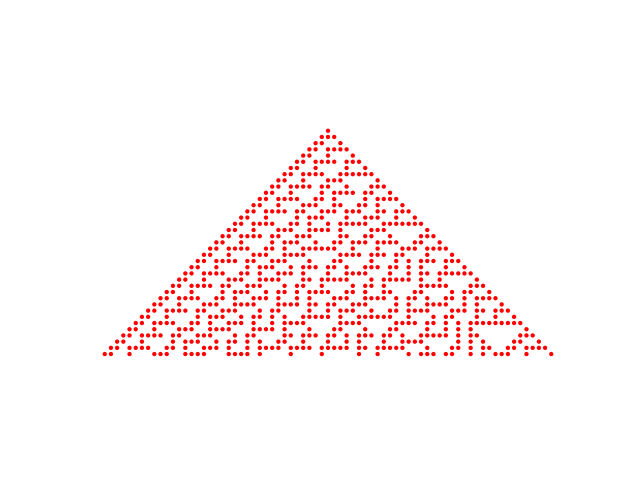

This figure's Python source:
#! /usr/bin/env python3
#
def cellular_automaton ( cell_num, step_num ):

#*****************************************************************************80
#
## cellular_automaton() computes the evolution of a rule #30 cellular automaton.
#
#  Discussion:
#
#    Given an initial linear array of 0's and 1's, rule 30 produces a new
#    array using the rules:
#
#      111  110  101  100  011  010  001  000
#       V    V    V    V    V    V    V    V
#       0    0    0    1    1    1    1    0     
#
#    Note that there are 256 = 2^8 possible ways to fill in this output
#    chart, and that rule 30 gets its index by the fact that
#    (0,0,0,1,1,1,1,0) can be interpreted as the binary representation of 30.
#
#    For instance, if the current values of x[4), x[5) and x[6) are
#    0, 1 and 1, respectively, then the new value of x[5) will be 1.
#
#    The first and last entries of the array must be treated specially, since
#    they don't have a left or right neighbor.  One simple treatment is 
#    to assume that there are phantom neighbors whose values are both 0.
#    Another is to enforce periodic boundary conditions.
#
#  Licensing:
#
#    This code is distributed under the MIT license.
#
#  Modified:
#
#    06 December 2022
#
#  Author:
#
#    John Burkardt
#
#  Reference:
#
#    Stephen Wolfram,
#    A New Kind of Science,
#    Wolfram Media, 2002,
#    ISBN13: 978-1579550080,
#    LC: QA267.5.C45.W67.
#
#  Input:
#
#    integer cell_num: the number of cells.
#
#    integer step_num: the number of steps.
#
#  Output:
#
#    integer x[step_num+1,cell_num): the cellular data.
#
  import numpy as np
#
#  Compute the entire X array.
#
  x = np.zeros ( [ step_num + 1, cell_num ], dtype = int  )
#
#  Set the initial condition in row 1.
#
  mid = ( cell_num - 1 ) // 2
  x[0,mid] = 1
#
#  Compute rows 2 through step_num+1 by applying rule 30.
#
  for i in range ( 1, step_num + 1 ):

    for j in range ( 1, cell_num - 1 ):

      if ( ( x[i-1,j-1] == 0 and x[i-1,j] == 0 and x[i-1,j+1] == 1 ) or \
           ( x[i-1,j-1] == 0 and x[i-1,j] == 1 and x[i-1,j+1] == 0 ) or \
           ( x[i-1,j-1] == 0 and x[i-1,j] == 1 and x[i-1,j+1] == 1 ) or \
           ( x[i-1,j-1] == 1 and x[i-1,j] == 0 and x[i-1,j+1] == 0 ) ):
        x[i,j] = 1

  return x

def cellular_automaton_plot ( cell_num, step_num, x ):

#*****************************************************************************80
#
## cellular_automaton_plot() plots the evolution of the rule #30 cellular automaton.
#
#  Discussion:
#
#    Given an initial linear array of 0's and 1's, rule 30 produces a new
#    array using the rules:
#
#      111  110  101  100  011  010  001  000
#       V    V    V    V    V    V    V    V
#       0    0    0    1    1    1    1    0     
#
#    Note that there are 256 = 2^8 possible ways to fill in this output
#    chart, and that rule 30 gets its index by the fact that
#    (0,0,0,1,1,1,1,0) can be interpreted as the binary representation of 30.
#
#    For instance, if the current values of x[4), x[5) and x[6) are
#    0, 1 and 1, respectively, then the new value of x[5) will be 1.
#
#    The first and last entries of the array must be treated specially, since
#    they don't have a left or right neighbor.  Assuming we start with a single
#    1 at the center of the array, we can simply set step_num, the number of
#    steps to take, small enough that the boundary cells never have a chance
#    to affect the computation.
#
#  Licensing:
#
#    This code is distributed under the MIT license.
#
#  Modified:
#
#    06 December 2022
#
#  Author:
#
#    John Burkardt
#
#  Reference:
#
#    Stephen Wolfram,
#    A New Kind of Science,
#    Wolfram Media, 2002,
#    ISBN13: 978-1579550080,
#    LC: QA267.5.C45.W67.
#
#  Input:
#
#    integer cell_num: the number of cells.
#
#    integer step_num: the number of steps.
#
#    integer x[step_num+1,cell_num): the cellular data.
#
  import matplotlib.pyplot as plt

  print ( '' )
  print ( 'cellular_automaton_plot():' )
  print ( '  Plot the evolution of the rule #30 cellular automaton.' )
#
#  Now plot the results.
#
  plt.clf ( )

  radius = 0.35
  cr = 'r'
  ck = 'k'
  for i in range ( 0, step_num + 1 ):
    for j in range ( 0, cell_num ):
      if ( x[i,j] == 1 ):
        circle_ij_fill ( step_num + 1, i, j, radius, cr )
#
#  Turn on this option to add open circles corresponding to 0 values.
#
      else:
        if ( False ):
          circle_ij_outline ( step_num + 1, i, j, radius, ck )

  plt.axis ( 'off' )
  plt.axis ( 'equal' )

  filename = 'cellular_automaton.png'
  plt.savefig ( filename )
  print ( '  Graphics saved as "' + filename + '"' )

  return

def cellular_automaton_print ( cell_num, step_num, x ):

#*****************************************************************************80
#
## cellular_automaton_print() prints output from rule #30 cellular automaton.
#
#  Discussion:
#
#    Given an initial linear array of 0's and 1's, rule 30 produces a new
#    array using the rules:
#
#      111  110  101  100  011  010  001  000
#       V    V    V    V    V    V    V    V
#       0    0    0    1    1    1    1    0     
#
#    Note that there are 256 = 2^8 possible ways to fill in this output
#    chart, and that rule 30 gets its index by the fact that
#    (0,0,0,1,1,1,1,0) can be interpreted as the binary representation of 30.
#
#    For instance, if the current values of x[4), x[5) and x[6) are
#    0, 1 and 1, respectively, then the new value of x[5) will be 1.
#
#    The first and last entries of the array must be treated specially, since
#    they don't have a left or right neighbor.  One simple treatment is 
#    to assume that there are phantom neighbors whose values are both 0.
#    Another is to enforce periodic boundary conditions.
#
#  Licensing:
#
#    This code is distributed under the MIT license.
#
#  Modified:
#
#    06 December 2022
#
#  Author:
#
#    John Burkardt
#
#  Reference:
#
#    Stephen Wolfram,
#    A New Kind of Science,
#    Wolfram Media, 2002,
#    ISBN13: 978-1579550080,
#    LC: QA267.5.C45.W67.
#
#  Input:
#
#    integer cell_num: the number of cells.
#
#    integer step_num: the number of steps.
#
#    integer x[step_num+1,cell_num): the cellular data.
#
  import numpy as np

  print ( '' )
  print ( 'cellular_automaton_print():' )
  print ( '' )
  zero_one = np.array ( [ ' ', '*' ] )
  cx = np.zeros ( cell_num, dtype = str )

  for i in range ( 0, step_num + 1 ):
    for j in range ( 0, cell_num ):
      print ( zero_one[x[i,j]], end = '' )
    print ( '' )

  return

def cellular_automaton_test ( ):

#*****************************************************************************80
#
## cellular_automaton_test() tests cellular_automaton().
#
#  Licensing:
#
#    This code is distributed under the MIT license.
#
#  Modified:
#
#    06 December 2022
#
#  Author:
#
#    John Burkardt
#
  import numpy as np
  import platform

  print ( '' )
  print ( 'cellular_automaton_test():' )
  print ( '  python version: ' + platform.python_version ( ) )
  print ( '  numpy version:  ' + np.version.version )
  print ( '  Test cellular_automaton().' )

  cell_num = 75
  step_num = ( cell_num - 3 ) // 2

  print ( '' )
  print ( '  Print and plot the evolution of the rule #30 cellular automaton' )
  print ( '  starting with an array of ', cell_num, ' horizontal cells,' )
  print ( '  with a single nonzero cell in the middle.' )
  print ( '  Apply rule #30 for ', step_num, ' steps forward in time.' )
  print ( '' )

  x = cellular_automaton ( cell_num, step_num )

  cellular_automaton_print ( cell_num, step_num, x )

  cellular_automaton_plot ( cell_num, step_num, x )
#
#  Terminate.
#
  print ( '' )
  print ( 'cellular_automaton_test():' )
  print ( '  Normal end of execution.' )

  return

def circle_ij_fill ( m, i, j, r, c ):

#*****************************************************************************80
#
## circle_ij_fill() plots a filled circle in cell (I,J).
#
#  Licensing:
#
#    This code is distributed under the MIT license.
#
#  Modified:
#
#    25 October 2017
#
#  Author:
#
#    John Burkardt
#
#  Input:
#
#    integer M, the number of rows in the matrix.
#
#    real I, J, the indices of the cell.
#
#    real R, the radius of the circle.
#
#    color C, can be any of the 8 abbreviated color terms
#    'r', 'g', 'b', 'c', 'm', 'y', 'w', 'k', or an RGB triple such as 
#    [1.0,0.4,0.0].  The circle is filled with this color.
#
  import matplotlib.pyplot as plt
  import numpy as np

  a = np.linspace ( 0.0, 2.0 * np.pi, 25 )
  x =     j - 0.5 + r * np.cos ( a )
  y = m - i + 0.5 + r * np.sin ( a )

  plt.fill ( x, y, color = c, edgecolor = None )

  return

def circle_ij_outline ( m, i, j, r, c ):

#*****************************************************************************80
#
## circle_ij_outline() plots an outlined circle in cell (I,J).
#
#  Licensing:
#
#    This code is distributed under the MIT license.
#
#  Modified:
#
#    25 October 2017
#
#  Author:
#
#    John Burkardt
#
#  Input:
#
#    integer M, the number of rows in the matrix.
#
#    real I, J, the indices of the cell.
#
#    real R, the radius of the circle.
#
#    color C, can be any of the 8 abbreviated color terms
#    'r', 'g', 'b', 'c', 'm', 'y', 'w', 'k', or an RGB triple such as 
#    [1.0,0.4,0.0].  The circle is drawn with this color.
#
  import matplotlib.pyplot as plt
  import numpy as np

  a = np.linspace ( 0.0, 2.0 * np.pi, 25 )
  x =     j - 0.5 + r * np.cos ( a )
  y = m - i + 0.5 + r * np.sin ( a )

  plt.plot ( x, y, color = c )

  return

def timestamp ( ):

#*****************************************************************************80
#
## timestamp() prints the date as a timestamp.
#
#  Licensing:
#
#    This code is distributed under the MIT license. 
#
#  Modified:
#
#    21 August 2019
#
#  Author:
#
#    John Burkardt
#
  import time

  t = time.time ( )
  print ( time.ctime ( t ) )

  return

if ( __name__ == '__main__' ):
  timestamp ( )
  cellular_automaton_test ( )
  timestamp ( )
